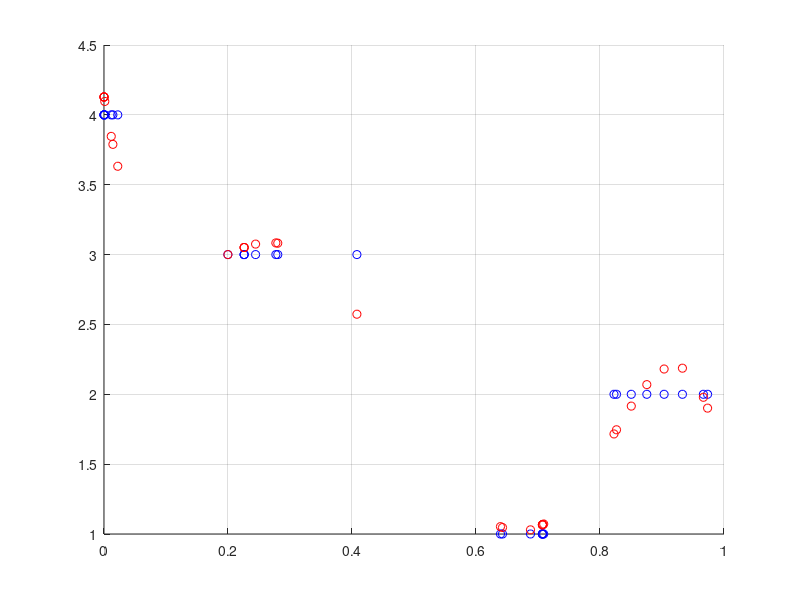

This chart was generated by the following MATLAB code:
clc
clear
close all

load('P1_dados1.mat');

%plot(vetor_c);

##c_quad=vetor_c(1:8,1);
##c_circ=vetor_c(9:16,1);
##c_trig=vetor_c(17:24,1);
##c_reta=vetor_c(25:32,1);

y =  ones(32,1); %gerando vetor de saida
y(9:16,1)=2; %circulo
y(17:24,1)=3; %triangulo
y(25:32)=4; %reta

scatter(vetor_c,y,'b');
grid on
hold on

%taylor
A0=[vetor_c.^0];
nexp=5; %grau-1
for i = 1:nexp
  A0=[A0, vetor_c.^i];
endfor

param0 = inv(A0'*A0)* A0' * y;
ym0 = A0*param0;

scatter(vetor_c,ym0,'r');

%REPOSTA 1 = triangulo(3) 2 = circulo(2) 3 = reta(4) 4 =quadrado(1)
% 3 2 4 1

y_teste = zeros(1,4);
for i = 1:4
    for j = 0:nexp
      y_teste(1,i) += param0(j+1,1)*teste_c(i,1)^j; %joga a entrada no modelo
    end
    y_teste(1,i)= round(y_teste(1,i)); %arredondando pro inteiro
endfor
y_teste
